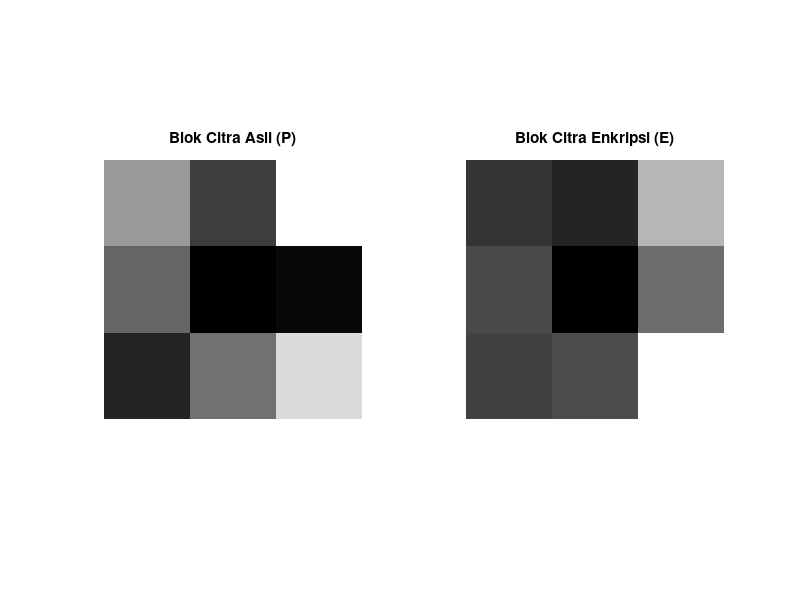

Write MATLAB code to recreate this figure.
% Enkripsi Citra dan Invers Matriks
A = [1 1 2; 1 2 1; 1 1 3];
P = [120 51 200; 80 2 11; 31 90 170];

% Nested Loop (Manual Kofaktor)
n = size(A, 1);
C = zeros(n, n);
for i = 1:n
    for j = 1:n
        % Buat matriks minor
        minor_mat = A;
        minor_mat(i,:) = [];
        minor_mat(:,j) = [];
        % Hitung nilai kofaktor
        C(i,j) = (-1)^(i+j) * det(minor_mat);
    end
end
Adj_A = C';
det_A = det(A);
A_inv_manual = Adj_A / det_A;


A_inv_matlab = inv(A);
error_frob = norm(A_inv_manual - A_inv_matlab, 'fro');

disp('soal 2');
disp(['Norma Error Frobenius: ', num2str(error_frob)]);

% Enkripsi Citra
E = A * P;

% Visualisasi Citra (Grayscale)
figure('Name', 'Soal 2 - Enkripsi Citra Logo');
subplot(1, 2, 1);
imshow(P, []); 
title('Blok Citra Asli (P)');

subplot(1, 2, 2);
imshow(E, []); 
title('Blok Citra Enkripsi (E)');
